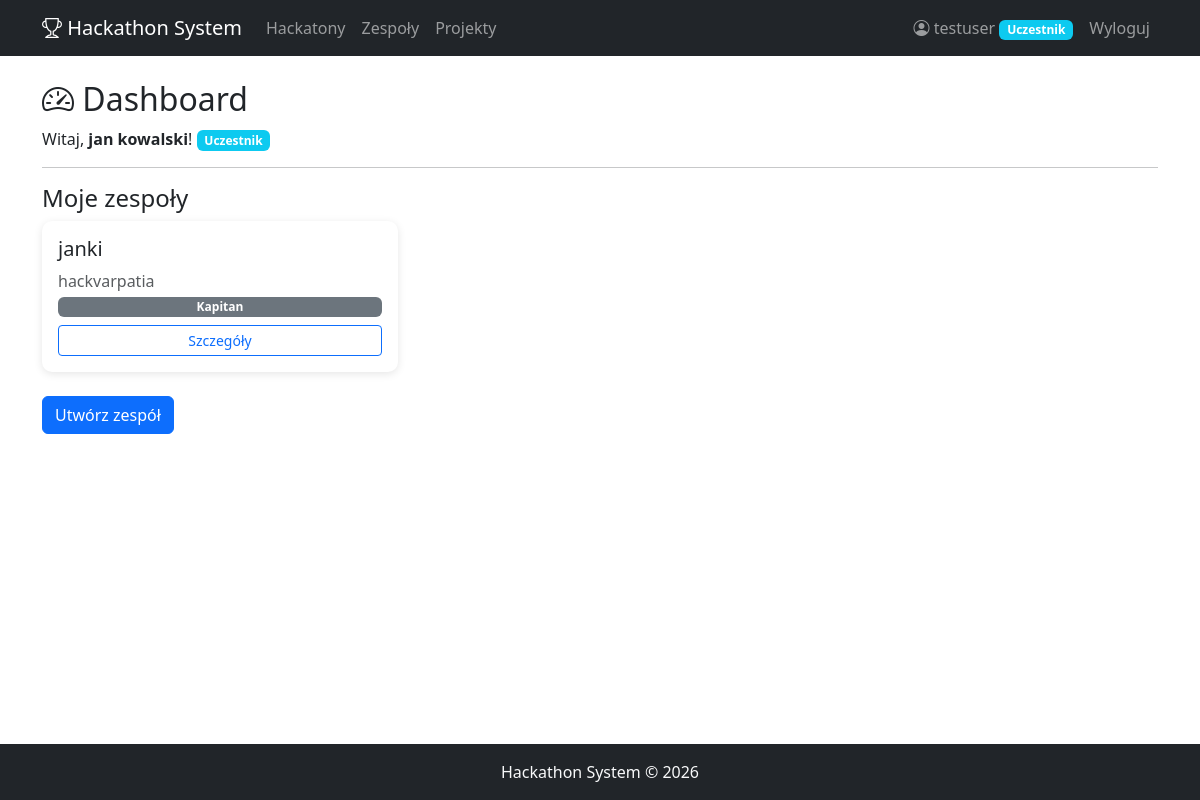
/accounts/dashboard/ (signed in), run on the app's committed database.
### accounts/models.py (models this page shows, shortened)
class UserProfile(models.Model):
    ROLE_CHOICES = [
        ('participant', 'Uczestnik'),
        ('jury', 'Jury'),
        ('admin', 'Administrator'),
    ]
    user = models.OneToOneField(User, on_delete=models.CASCADE, related_name='profile')
    role = models.CharField(max_length=20, choices=ROLE_CHOICES, default='participant')
    bio = models.TextField(blank=True)
    @property
    def is_admin(self):
        return self.role == 'admin'
    @property
    def is_jury(self):
        return self.role == 'jury'
    @property
    def is_participant(self):
        return self.role == 'participant'

### teams/models.py (models this page shows, shortened)
class TeamMember(models.Model):
    ROLE_CHOICES = [
        ('captain', 'Kapitan'),
        ('member', 'Członek'),
    ]
    team = models.ForeignKey(Team, on_delete=models.CASCADE, related_name='members')
    user = models.ForeignKey(User, on_delete=models.CASCADE, related_name='team_memberships')
    role = models.CharField(max_length=20, choices=ROLE_CHOICES, default='member')
    joined_at = models.DateTimeField(auto_now_add=True)
    class Meta:
        unique_together = ['team', 'user']

class Team(models.Model):
    name = models.CharField(max_length=200, verbose_name='Nazwa zespołu')
    hackathon = models.ForeignKey(Hackathon, on_delete=models.CASCADE, related_name='teams')
    captain = models.ForeignKey(User, on_delete=models.CASCADE, related_name='captained_teams')
    description = models.TextField(blank=True, verbose_name='Opis')
    created_at = models.DateTimeField(auto_now_add=True)
    class Meta:
        unique_together = ['name', 'hackathon']

### hackathon/models.py (models this page shows, shortened)
class Hackathon(models.Model):
    STATUS_CHOICES = [
        ('planned', 'Planowany'),
        ('active', 'Aktywny'),
        ('judging', 'Ocenianie'),
        ('finished', 'Zakończony'),
    ]
    name = models.CharField(max_length=200, verbose_name='Nazwa')
    description = models.TextField(verbose_name='Opis')
    date_start = models.DateTimeField(verbose_name='Data rozpoczęcia')
    date_end = models.DateTimeField(verbose_name='Data zakończenia')
    submit_deadline = models.DateTimeField(verbose_name='Deadline oddania projektów')
    status = models.CharField(max_length=20, choices=STATUS_CHOICES, default='planned', verbose_name='Status')
    max_team_size = models.PositiveIntegerField(default=5, verbose_name='Max wielkość zespołu')
    created_at = models.DateTimeField(auto_now_add=True)
    class Meta:
        ordering = ['-date_start']

### accounts/views.py (the view)
# urls.py: path('dashboard/', views.dashboard, name='dashboard'),
@login_required
def dashboard(request):
    profile = request.user.profile
    context = {'profile': profile}
    if profile.is_participant:
        memberships = TeamMember.objects.filter(user=request.user).select_related('team', 'team__hackathon')
        context['memberships'] = memberships
    elif profile.is_jury:
        from judging.models import JuryAssignment
        assignments = JuryAssignment.objects.filter(jury=request.user).select_related('hackathon')
        context['assignments'] = assignments
    elif profile.is_admin:
        from hackathon.models import Hackathon
        context['hackathons'] = Hackathon.objects.all()
    return render(request, 'accounts/dashboard.html', context)

### accounts/templates/accounts/dashboard.html (shortened to what this page needs)
{% extends 'base.html' %}
{% block content %}
<h2><i class="bi bi-speedometer2"></i> Dashboard</h2>
<p>Witaj, <strong>{{ user.get_full_name|default:user.username }}</strong>!
   <span class="badge bg-info">{{ profile.get_role_display }}</span>
</p>
<hr>
{% if profile.is_participant %}
    <h4>Moje zespoły</h4>
    {% if memberships %}
        <div class="row">
            {% for m in memberships %}
                <div class="col-md-4 mb-3">
                    <div class="card p-3">
                        <h5>{{ m.team.name }}</h5>
                        <p class="text-muted mb-1">{{ m.team.hackathon.name }}</p>
                        <span class="badge bg-secondary">{{ m.get_role_display }}</span>
                        <a href="{% url 'teams:detail' m.team.pk %}" class="btn btn-sm btn-outline-primary mt-2">Szczegóły</a>
                    </div>
                </div>
            {% endfor %}
        </div>
    {% else %}
        <p class="text-muted">Nie należysz jeszcze do żadnego zespołu.</p>
    {% endif %}
    <a href="{% url 'teams:create' %}" class="btn btn-primary mt-2">Utwórz zespół</a>
{% endif %}
{% endblock %}

### templates/base.html (shortened to what this page needs)
<!DOCTYPE html>
<html lang="pl">
<head>
    <link href="https://cdn.jsdelivr.net/npm/bootstrap@5.3.0/dist/css/bootstrap.min.css" rel="stylesheet">
    <link href="https://cdn.jsdelivr.net/npm/bootstrap-icons@1.10.0/font/bootstrap-icons.css" rel="stylesheet">
    {% load static %}
    <link rel="stylesheet" href="{% static 'css/style.css' %}">
</head>
<body>
    <nav class="navbar navbar-expand-lg navbar-dark bg-dark">
        <div class="container">
            <a class="navbar-brand" href="{% url 'home' %}">
                <i class="bi bi-trophy"></i> Hackathon System
            </a>
            <div class="collapse navbar-collapse" id="navbarNav">
                <ul class="navbar-nav me-auto">
                    <li class="nav-item">
                        <a class="nav-link" href="{% url 'hackathon:list' %}">Hackatony</a>
                    </li>
                    {% if user.is_authenticated %}
                        <li class="nav-item">
                            <a class="nav-link" href="{% url 'teams:list' %}">Zespoły</a>
                        </li>
                        <li class="nav-item">
                            <a class="nav-link" href="{% url 'projects:list' %}">Projekty</a>
                        </li>
                    {% endif %}
                </ul>
                <ul class="navbar-nav">
                    {% if user.is_authenticated %}
                        <li class="nav-item">
                            <a class="nav-link" href="{% url 'accounts:dashboard' %}">
                                <i class="bi bi-person-circle"></i> {{ user.username }}
                                <span class="badge bg-info">{{ user.profile.get_role_display }}</span>
                            </a>
                        </li>
                        <li class="nav-item">
                            <form method="post" action="{% url 'accounts:logout' %}" class="d-inline">
                                <button type="submit" class="nav-link btn btn-link">Wyloguj</button>
                            </form>
                        </li>
                    {% endif %}
                </ul>
            </div>
        </div>
    </nav>
    <div class="container mt-4">
        {% block content %}{% endblock %}
    </div>
    <footer class="bg-dark text-light py-3 mt-5">
        <div class="container text-center">
            <p class="mb-0">Hackathon System &copy; 2026</p>
        </div>
    </footer>
</body>
</html>

### static/css/style.css (style rules this page uses)
body { min-height: 100vh; display: flex; flex-direction: column; }
.container.mt-4 { flex: 1; }
.card { box-shadow: 0 2px 8px rgba(0,0,0,0.1); border: none; border-radius: 10px; transition: transform 0.2s; }
.badge { font-size: 0.75em; }

### data on the page
UserProfile: role "Uczestnik"
TeamMember: team.name "janki", team.hackathon.name "hackvarpatia", role "Kapitan"

### other printed values
{{ user.username }} "testuser"
{{ user.profile.get_role_display }} "Uczestnik"
{{ user.get_full_name|default:user.username }} "jan kowalski"
